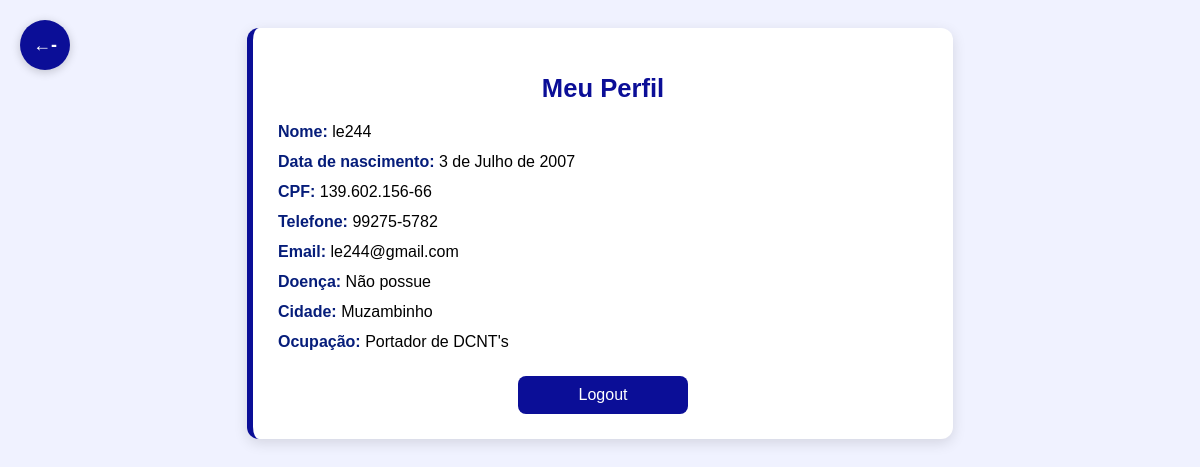
/perfil/ (signed in), run on the app's committed database.
### app/models.py (models this page shows, shortened)
class Usuario(models.Model):
    user = models.OneToOneField(
        User,
        on_delete=models.CASCADE,
        related_name="usuario",
    )
    nome = models.CharField(max_length=100, blank=True, null=True)
    data_nasc = models.DateField(blank=True, null=True)
    cpf = models.CharField(max_length=11, blank=True, null=True)
    telefone = models.CharField(max_length=15, blank=True, null=True)
    email = models.CharField(max_length=100, blank=True, null=True)
    doenca = models.CharField(max_length=100, blank=True, null=True)
    cidade = models.ForeignKey(Cidade, on_delete=models.SET_NULL, null=True, blank=True)
    ocupacao = models.ForeignKey(Ocupacao, on_delete=models.SET_NULL, null=True, blank=True)
    class Meta:
        verbose_name = "Usuário"
        verbose_name_plural = "Usuários"

class Cidade(models.Model):
    nome = models.CharField(max_length=100, verbose_name="Nome da cidade")
    uf = models.CharField(max_length=2, verbose_name="UF")
    class Meta:
        verbose_name = "Cidade"
        verbose_name_plural = "Cidades"

class Ocupacao(models.Model):
    nome = models.CharField(max_length=100, verbose_name="Nome da ocupação")
    class Meta:
        verbose_name = "Ocupação"
        verbose_name_plural = "Ocupações"

### app/views.py (the view)
# urls.py: path('perfil/', PerfilView.as_view(), name='perfil'),
class PerfilView(LoginRequiredMixin, View):
    template_name = "perfil.html"
    def get(self, request):
        try:
            usuario = request.user.usuario
            contexto = {
                "usuario": usuario
            }
            return render(request, self.template_name, contexto)
        except Usuario.DoesNotExist:
            messages.error(request, "Perfil não encontrado.")
            return redirect('index')

### app/templates/perfil.html (shortened to what this page needs)
{% load static %}
<!DOCTYPE html>
<html lang="pt-BR">
<head>
    <link rel="stylesheet" href="{% static 'css/perfil.css' %}">
</head>
<body>
    <button onclick="window.history.back()" class="btn-voltar">←-</button>
    <div class="perfil-box">
        <h2>Meu Perfil</h2>
        <div class="item"><strong>Nome:</strong> {{ usuario.nome }}</div>
        <div class="item"><strong>Data de nascimento:</strong> {{ usuario.data_nasc }}</div>
        <div class="item"><strong>CPF:</strong> {{ usuario.cpf }}</div>
        <div class="item"><strong>Telefone:</strong> {{ usuario.telefone }}</div>
        <div class="item"><strong>Email:</strong> {{ usuario.user.email }}</div>
        <div class="item"><strong>Doença:</strong> {{ usuario.doenca }}</div>
        <div class="item"><strong>Cidade:</strong> {{ usuario.cidade.nome }}</div>
        <div class="item"><strong>Ocupação:</strong> {{ usuario.ocupacao.nome }}</div>
        <a class="logout" href="{% url 'logout' %}">Logout</a>
    </div>
</body>
</html>

### app/static/css/perfil.css (style rules this page uses)
body { font-family: Arial, sans-serif; background: #f0f2ff; padding: 20px; }
.btn-voltar { position: fixed; top: 20px; left: 20px; background: #0B0E97; color: white; border: none; padding: 12px; border-radius: 50%; cursor: pointer; font-size: 18px; font-weight: bold; z-index: 1000; box-shadow: 0 2px 10px rgba(0,0,0,0.2); transition: all 0.3s ease; display: flex; align-items: center; justify-content: center; width: 50px; height: 50px; text-decoration: none; }
.perfil-box { width: 100%; max-width: 650px; background: #ffffff; padding: 25px; margin: 0 auto 30px auto; border-radius: 12px; border-left: 6px solid #0B0E97; box-shadow: 0 4px 14px rgba(0, 0, 0, 0.12); }
h2 { color: #0B0E97; text-align: center; margin-bottom: 20px; font-size: 1.6rem; }
.item { margin-bottom: 12px; }
strong { color: #061D7A; }
a.logout { display: block; margin: 25px auto 0; width: 150px; text-align: center; padding: 10px; background: #0B0E97; color: white; text-decoration: none; border-radius: 8px; transition: 0.3s; }

### data on the page
Usuario: nome "le244", data_nasc "3 de Julho de 2007", cpf "139.602.156-66", telefone "99275-5782", user.email "le244@gmail.com", doenca "Não possue", cidade.nome "Muzambinho", ocupacao.nome "Portador de DCNT's"
